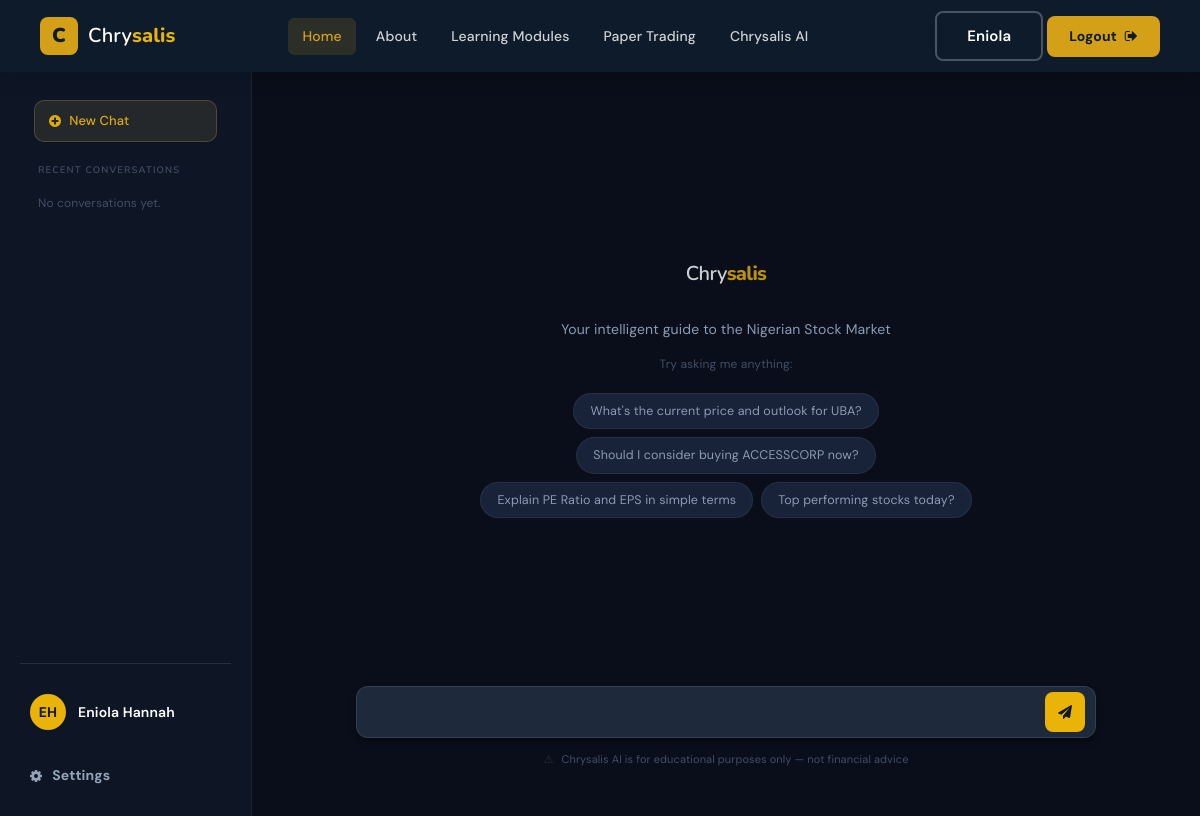
The page /ai/chat/ (signed in) on the database its author committed.
### users/models.py (models this page shows, shortened)
class CustomUser(AbstractBaseUser, PermissionsMixin):
    id = models.UUIDField(
        primary_key=True,
        default=uuid.uuid4,
        editable=False
    )
    first_name = models.CharField(max_length=100)
    last_name = models.CharField(max_length=100)
    phone_number = models.CharField(max_length=100, default='defalt_value')
    email = models.EmailField(unique=True)
    is_active = models.BooleanField(default=True)
    is_staff = models.BooleanField(default=True)
    is_superuser = models.BooleanField(default=False)
    date_joined = models.DateTimeField(auto_now_add=True) # sets the current time when an object is created
    objects = UserManager()
    USERNAME_FIELD = 'email'
    REQUIRED_FIELDS = ['first_name', 'last_name']
    class Meta:
        verbose_name_plural = 'Users'
    @property
    def get_full_name(self):
        return f"{self.first_name} {self.last_name}"

### ai_tool/views.py (the view)
# urls.py: path('chat/', chat_page, name='chat_page'),
@login_required
def chat_page(request):
    recent_threads = ChatThread.objects.filter(user=request.user)[:10]
    context = {
        'recent_threads': recent_threads,
        'chat_history': []  # Will be loaded via JS for the active thread
    }
    return render(request, 'ai/chrysalis.html', context)

### templates/ai/chrysalis.html (shortened to what this page needs)
{% extends "util/base.html" %}
{% load humanize %}
{% block content %}
<div class="chrysalis-app-layout">
  <aside class="chrysalis-sidebar">
    <div class="sidebar-top">
       <br>
      <br>
      <button class="new-chat-btn" onclick="startNewChat()">
        <i class="fa fa-plus-circle"></i> New Chat
      </button>
      <h4 class="section-title">Recent Conversations</h4>
      <div class="chat-history-list" id="chatHistoryList">
      </div>
    </div>
    <div class="sidebar-bottom">
      <div class="user-profile-block">
        <div class="user-avatar">
          {{ request.user.first_name|slice:1 }}{{ request.user.last_name|slice:1 }}
        </div>
        <span class="user-name">{{ request.user.get_full_name|default:request.user.email }}</span>
      </div>
      <a href="#" class="settings-link">
        <i class="fa fa-cog"></i> Settings
      </a>
    </div>
  </aside>
  <main class="chrysalis-chat-area">
    <header class="chat-header">
      <div class="chat-title" id="currentChatTitle">Financial Intelligence Assistant</div>
      <div class="model-selector-wrapper">
        <span class="model-label">Model:</span>
      </div>
    </header>
    <div class="chat-messages" id="chatMessages">
      <div class="welcome-message" id="welcomeMessage">
        <h1 class="center-hero-logo">
           <span class="ve-logo-text">Chry<strong>salis</strong></span>
        </h1>
        <p>Your intelligent guide to the Nigerian Stock Market</p>
        <small>Try asking me anything:</small>
        <div class="suggestion-chips">
          <div class="suggestion-chip" onclick="useSuggestion(this)">What's the current price and outlook for UBA?</div>
          <div class="suggestion-chip" onclick="useSuggestion(this)">Should I consider buying ACCESSCORP now?</div>
          <div class="suggestion-chip" onclick="useSuggestion(this)">Explain PE Ratio and EPS in simple terms</div>
          <div class="suggestion-chip" onclick="useSuggestion(this)">Top performing stocks today?</div>
        </div>
      </div>
    </div>
    <div class="chat-input-section">
      <div class="input-wrapper">
        <textarea
          id="aiPromptInput"
          rows="1"
          placeholder="Ask about any stock, market trend, or financial term..."
          onkeydown="if(event.key==='Enter'&&!event.shiftKey){event.preventDefault();sendMessage();}">
        </textarea>
        <button class="send-btn" id="sendBtn" onclick="sendMessage()" title="Send (Enter)">
          <i class="fa fa-paper-plane"></i>
        </button>
      </div>
      <p class="ai-disclaimer">
        Chrysalis AI is for educational purposes only — not financial advice
      </p>
    </div>
  </main>
</div>
{% endblock content %}

### templates/util/base.html (shortened to what this page needs)
{% load static %}
<!DOCTYPE html>
<html lang="en">
<head>
    <link rel="stylesheet" href="{% static 'style.css' %}">
    <link rel="stylesheet" href="{% static 'css/custom-override.css' %}">
</head>
<body>
    <header class="ve-header" id="ve-sticky">
        <div class="container-fluid ve-nav-wrap">
            <div class="ve-logo">
                <a href="index.html">
                    <span class="ve-logo-icon">C</span>
                    <span class="ve-logo-text">Chry<strong>salis</strong></span>
                </a>
            </div>
        {% if user.is_authenticated %}
            <nav class="ve-nav">
                <ul>
                    <li><a href="{% url 'index' %}" class="active">Home</a></li>
                    <li><a href="#about">About</a></li>
                    <li><a href="{% url 'learning_home' %}">Learning Modules</a></li>
                    <li><a href="{% url 'paper-wallet' %}">Paper Trading</a></li>
                    <li><a href="{% url 'chat_page' %}">Chrysalis AI</a></li>
                </ul>
            </nav>
        {% endif %}
            <div class="ve-nav-cta">
                {% block header_action %}
                    {% if user.is_authenticated %}
                        <a href="#" class="ve-btn-ghost">{{user.first_name}}</a>
                        <a href="{% url 'logout' %}" class="ve-cta-btn">
                            Logout <i class="fa fa-sign-out"></i>
                        </a>
                    {% else %}
                        <a href="{% url 'login' %}" class="ve-cta-btn">
                            Login / Register <i class="fa fa-arrow-right"></i>
                        </a>
                    {% endif %}
                {% endblock header_action %}
            </div>
        </div>
    </header>
    <main>
    {% block content %}
    {% endblock content %}
    </main>
</body>
</html>

### static/style.css (style rules this page uses)
* { margin: 0; padding: 0; }
body { font-family: "Source Sans 3", sans-serif; font-size: 14px; }
h1, h2, h3, h4, h5, h6 { font-family: "Raleway", sans-serif; color: #000000; line-height: 1.3; font-weight: 700; }
p { color: #838383; font-size: 15px; line-height: 2; font-weight: 400; }
a, a:hover, a:focus { -webkit-transition-duration: 500ms; transition-duration: 500ms; text-decoration: none; outline: 0 solid transparent; color: #000000; font-weight: 700; font-size: 16px; }
ul, ol { margin: 0; }
ul li, ol li { list-style: none; }
body { font-family: 'Segoe UI', 'Helvetica Neue', Arial, sans-serif; letter-spacing: 0.01em; }
h1, h2, h3, h4, h5, h6 { font-weight: 700; letter-spacing: -0.01em; }

### static/css/classy-nav.css (style rules this page uses)
* { margin: 0; padding: 0; }
body { font-family: "Roboto", sans-serif; }
ul, ol { margin: 0; }
ul li, ol li { list-style: none; }

### rows shown on the page
CustomUser: first_name "Eniola", user.first_name "E", user.last_name "H", user.get_full_name "Eniola Hannah"
